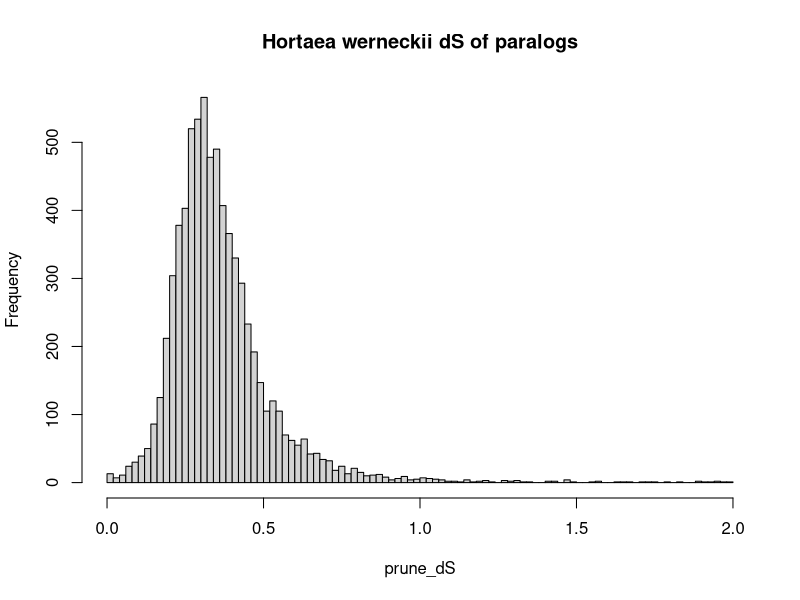

This chart was generated by the following R code:
require(plyr)

pdf("ks_Hwer.pdf")

n <- read.table(file="../kaks/Hwer.yn00.tab",header=TRUE,sep="\t")
prune_dS <- subset(n$dS,n$dS < 2)
                                        #summ = summary(n$dS)
                                        #print(summ)
hist(prune_dS,100,main='Hortaea werneckii dS of paralogs')



